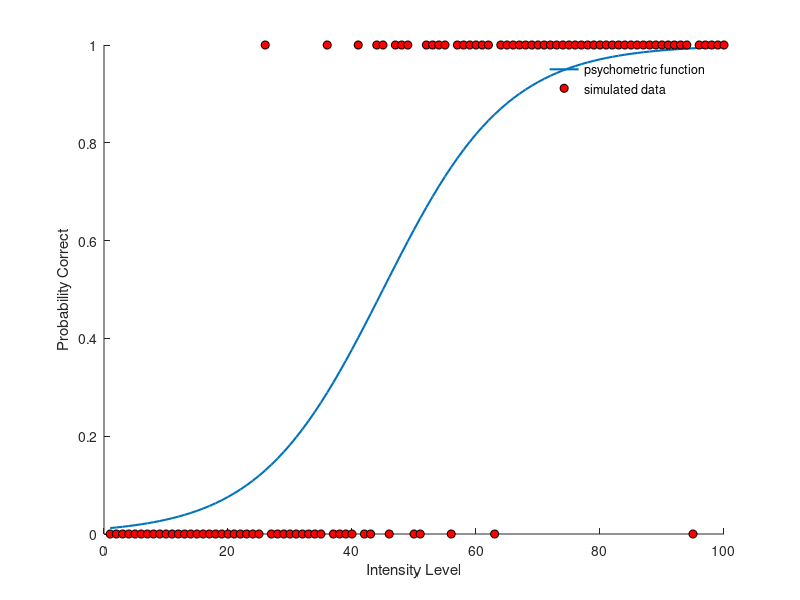

Recreate this plot in MATLAB. (Note: this script raises an error after producing the figure.)
%%
%%%%%%%%%%%%%%%%%%%%%%%%%%%%%%%%%%%%%%%%%%%%%%%%%%%%%%%%%%%%%%%%%%%%%%%%%%%
%Question2
%%%%%%%%%%%%%%%%%%%%%%%%%%%%%%%%%%%%%%%%%%%%%%%%%%%%%%%%%%%%%%%%%%%%%%%%%%%
%%
clear all
intensity_level=1:100;
beta_true=0.1;
alpha_true=45;
p_intensity=1./(1+exp(-beta_true.*(intensity_level-alpha_true)));
rng default;% only for reproductivity
data=binornd(1,p_intensity);
%%
figure
plot(intensity_level,p_intensity,'LineWidth',1.5);
hold on;
plot(intensity_level,data,'ro','MarkerFaceColor','r','MarkerEdgeColor','k');
hold off
box off
xlabel('Intensity Level');
ylabel('Probability Correct');
legend({'psychometric function','simulated data'});
legend boxoff
% print('ͼ2-1','-dpng','-r600');
%%
LB = [-Inf, -Inf];
UB = [Inf, Inf];
x0 = [rand, rand];
paramsEst = fminsearchbnd(@(params)mll(params, intensity_level, data), x0, LB, UB);
alphaHat = paramsEst(1);
betaHat = paramsEst(2);
p_intensity_Est=1./(1+exp(-betaHat.*(intensity_level-alphaHat)));

figure
plot(intensity_level,p_intensity_Est,'LineWidth',1.5);
hold on;
plot(intensity_level,p_intensity,'Color','c','LineWidth',1.5);
plot(intensity_level,data,'o','MarkerFaceColor','r','MarkerEdgeColor','k');
hold off
box off
xlabel('Intensity Level');
ylabel('Probability Correct');
legend({'True','Estimated','simulated data'});
legend boxoff
% print('ͼ2-2','-dpng','-r600');
%% parametric bootstrapping
resample=1000;
paramsHat_distri_para=zeros(resample,2);%column 1 for alpha 2 for beta
for i=1:resample
    rng shuffle;data_bootstrp=binornd(1,p_intensity_Est);
    paramsHat_distri_para(i,:)=paraestimation(data_bootstrp);
end
Bounds=quantile(paramsHat_distri_para,[0.025 0.975]);
LB_alphaHat=Bounds(1,1);
UB_alphaHat=Bounds(2,1);
LB_betaHat=Bounds(1,2);
UB_betaHat=Bounds(2,2);